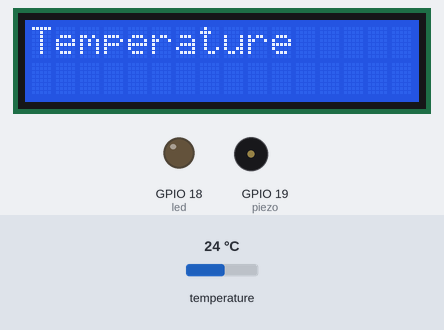
Bench run of a sketch on a simulated ESP32. Parts: 16×2 character LCD, output pins drawn as LEDs (lit = HIGH), buzzer (waves = sounding, pin HIGH). The inputs (shaded band) are chosen by the test bench; at power-on: temperature 24 °C. WiFi joins after 1.5 s; servers stay silent unless stated; web services answer with replies made up by the test bench; what the sketch prints to the serial monitor is not drawn.

Above: at 2.6 s.
At 5.1 s:
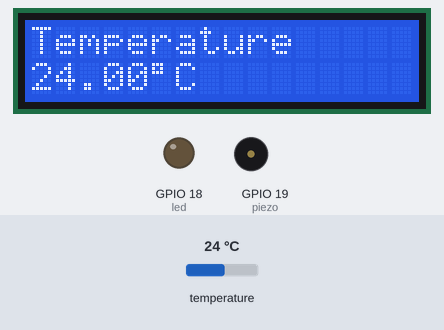

Measured:
- what the display in image 0 shows lasts 1.5 s, from 2.6 s to 4.1 s

The sketch:

V2_online_sensor.ino
```cpp
#include <OneWire.h>
#include <DallasTemperature.h> // both libraries needed for the sensor

#include <LiquidCrystal_I2C.h>

// wifi libraries
#include <WiFi.h>
#include <HTTPClient.h>

// left blank for github
const char* ssid = "";
const char* password = "";
String apiKey = "";

#define OneWireBus 4
// The pin connecting to the data output of the sensor
OneWire oneWire(OneWireBus);
DallasTemperature sensors(&oneWire);

// LCD
LiquidCrystal_I2C lcd(0x27, 16, 2);

// pins for output devices
const int led = 18;
const int piezo = 19;


// Temperature threshold needed to activate output devices
float ledThreshold = 30.0;
float piezoThreshold = 37.5;
const int piezoFrequency = 1000; // frequency  which piezo will emit

void setup() {
  Serial.begin(115200);
  delay(1000);

  // wifi
  Serial.println("Attempting to connect to: ");
  Serial.println(ssid);

  WiFi.begin(ssid, password);

  while (WiFi.status() != WL_CONNECTED) {
    delay(500);
    Serial.print(".");
  }

  Serial.println("");
  Serial.println("WiFi connected");

  Serial.print("ESP32 IP address: ");
  Serial.println(WiFi.localIP());


  // input and output devices

  sensors.begin();

  pinMode(led,OUTPUT);
  pinMode(piezo,OUTPUT);

  lcd.init();
  lcd.backlight();

  lcd.setCursor(0,0);
  lcd.print("Temperature");
  delay(1500);
  lcd.clear();
}

void sendTemp(float temperature) { // sends temperature to thingspeak

  HTTPClient http;

  String url = "http://api.thingspeak.com/update?api_key=" + String(apiKey) + "&field1=" + String(temperature);

  http.begin(url);

  int response = http.GET();
  Serial.print("ThingSpeak response:");
  Serial.println(response);

  http.end();
}

void updateOutputs(float temperature){
    if (temperature > ledThreshold) {
    digitalWrite(led, HIGH);
  } else {
    digitalWrite(led, LOW);
  }

  if (temperature > piezoThreshold) {
    tone(piezo, piezoFrequency);
  } else {
    noTone(piezo);
  }
}

bool sensorConnectionCheck(float temperature) {
    if (temperature == DEVICE_DISCONNECTED_C) {
        Serial.println("Sensor disconnected");

        digitalWrite(led, LOW);
        noTone(piezo);

        delay(1000);
        return false;
    }

    return true;
}
void outputScreen(float temperature) {

    lcd.clear();

    lcd.setCursor(0,0);

    lcd.print("Temperature");
    lcd.setCursor(0,1);
    lcd.print(temperature);
    lcd.print((char)223);
    lcd.print("C");
}

void loop() {

  sensors.requestTemperatures();
  float tempC=sensors.getTempCByIndex(0);// Temperature from sensor

  if (!sensorConnectionCheck(tempC)) { // Checks if Sensor s connected
    return;
    }

  // Output devices logic
  updateOutputs(tempC);

  // Sends temperature to thingspeak
  sendTemp(tempC);

  // Displays temp to LCD
  outputScreen(tempC);


  delay(20000);

}
```
